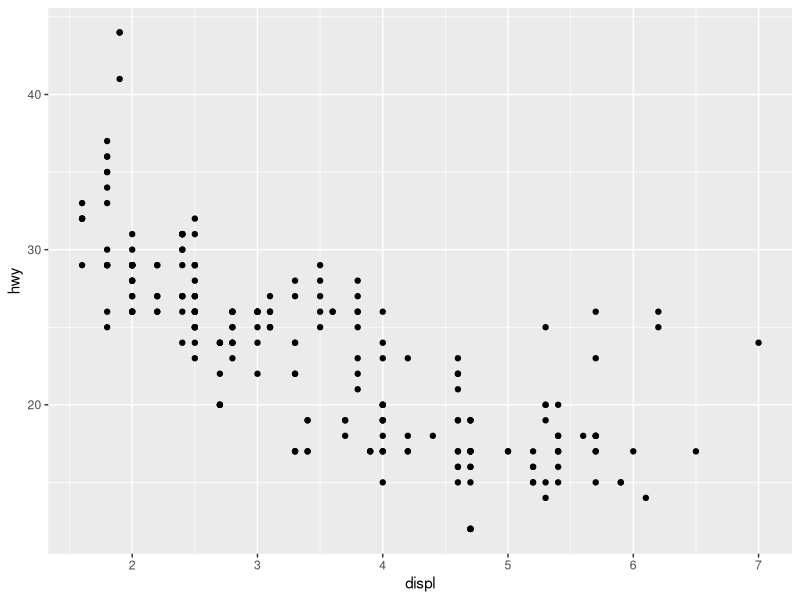
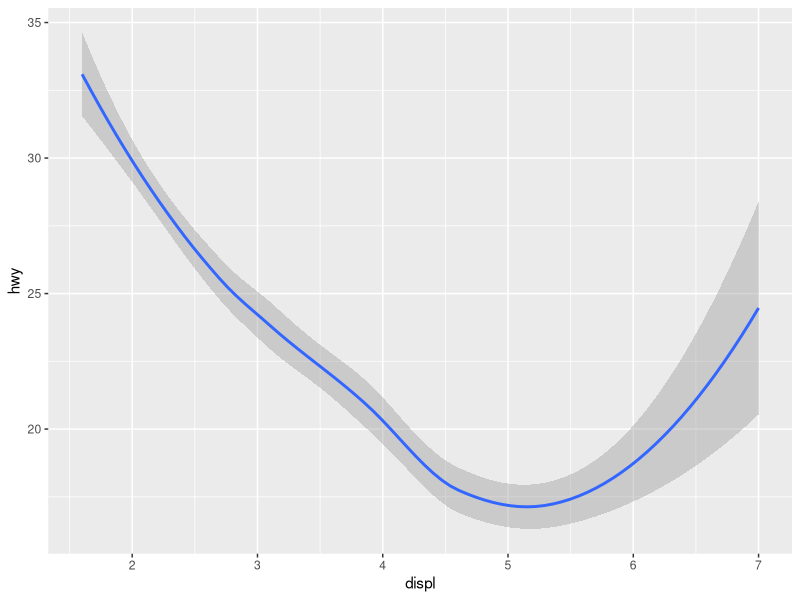
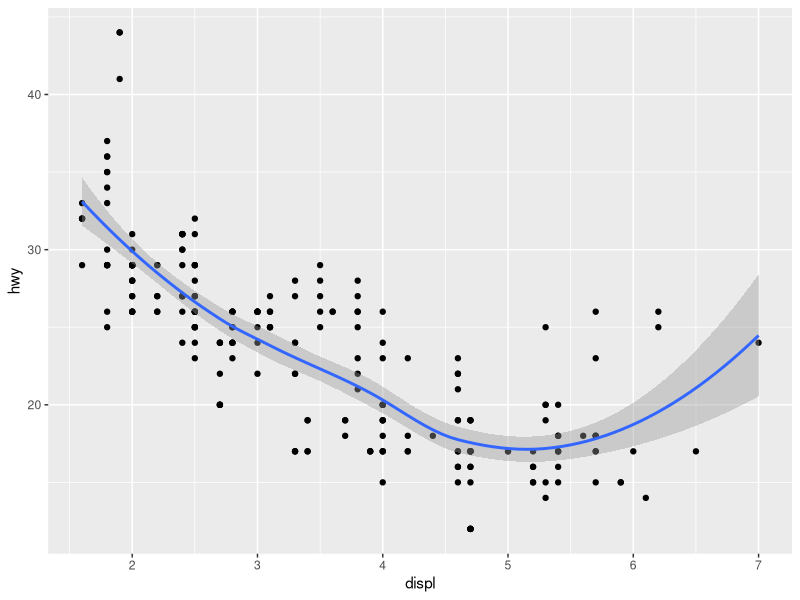
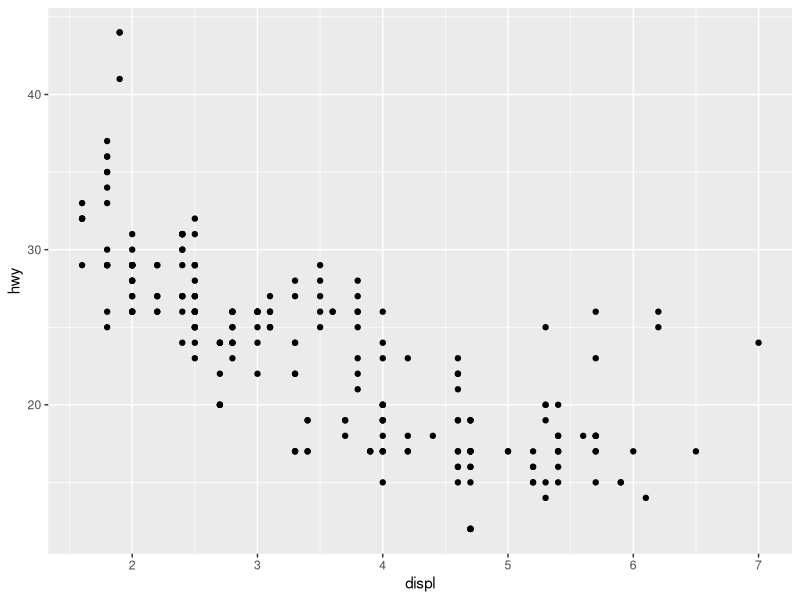

R code for these plots, in order: (Note: this script raises an error after producing the figures.)
library(tidyverse)
ggplot2::mpg
??mpg

mpg <- ggplot2::mpg


ggplot(data = mpg,
       mapping = aes(x = displ,
                     y = hwy)) +
  geom_point()

ggplot(data = mpg,
       mapping = aes(x = displ,
                     y = hwy)) +
  geom_smooth()

ggplot(data = mpg,
       mapping = aes(x = displ,
                     y = hwy)) +
  geom_point() +
  geom_smooth()


# wrong workflow
ggplot(data = mpg,
       mapping = aes(x = displ,
                     y = hwy)) +
  geom_point() 
  + geom_smooth()
  

ggplot(data = mpg,
       mapping = aes(x = displ,
                     y = hwy)) +
  geom_point() + 
  geom_smooth(method = "lm")




ggplot(data = mpg,
       mapping = aes(x = displ,
                     y = hwy)) +
  geom_point() + 
  geom_smooth() +
  geom_smooth(method = "lm")



# overplotting with alpha
ggplot(data = mpg,
       mapping = aes(x = displ,
                     y = hwy)) +
  geom_point(alpha = 0.33)

ggplot(data = mpg,
       mapping = aes(x = displ,
                     y = hwy)) +
  geom_point(alpha = 0) # full transparency

ggplot(data = mpg,
       mapping = aes(x = displ,
                     y = hwy)) +
  geom_point(alpha = 1) # no transparency


